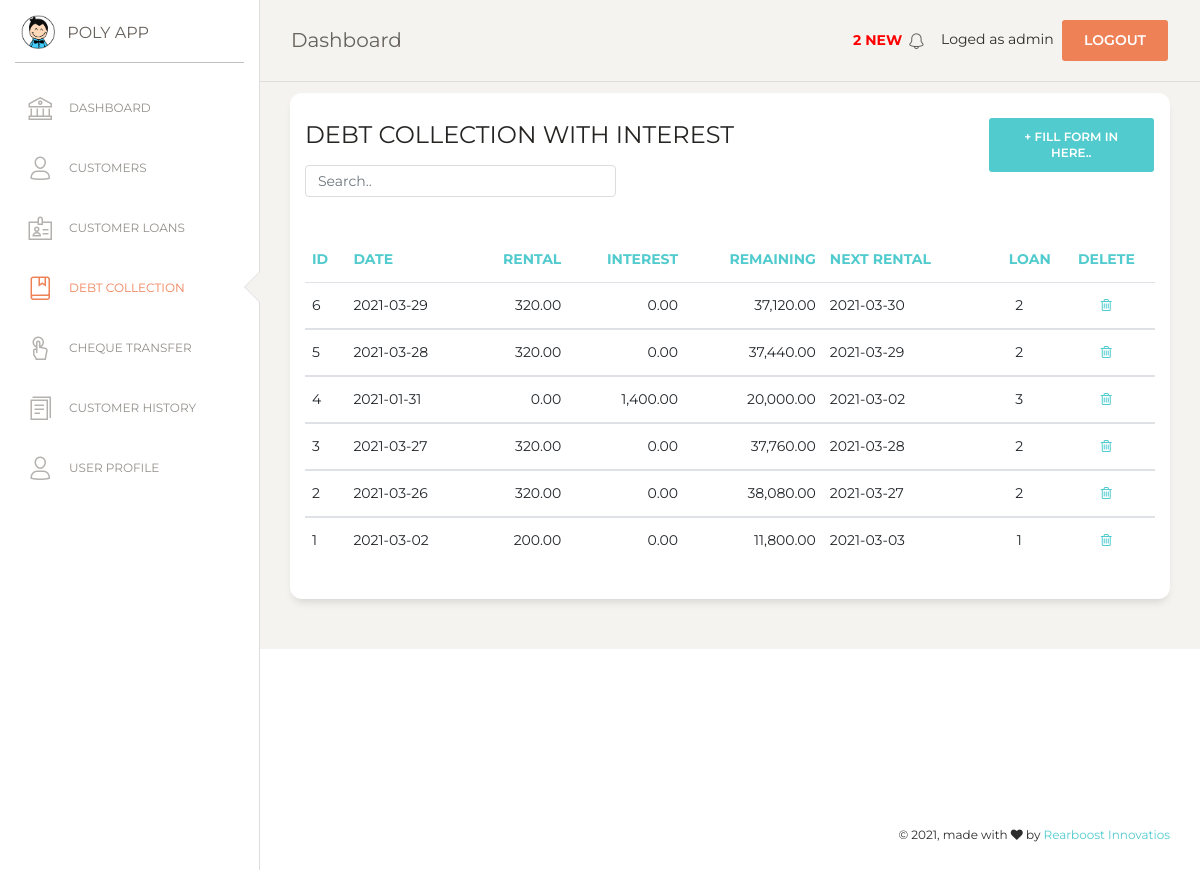
The page /debt_collection.php (signed in) on the database as committed earlier.
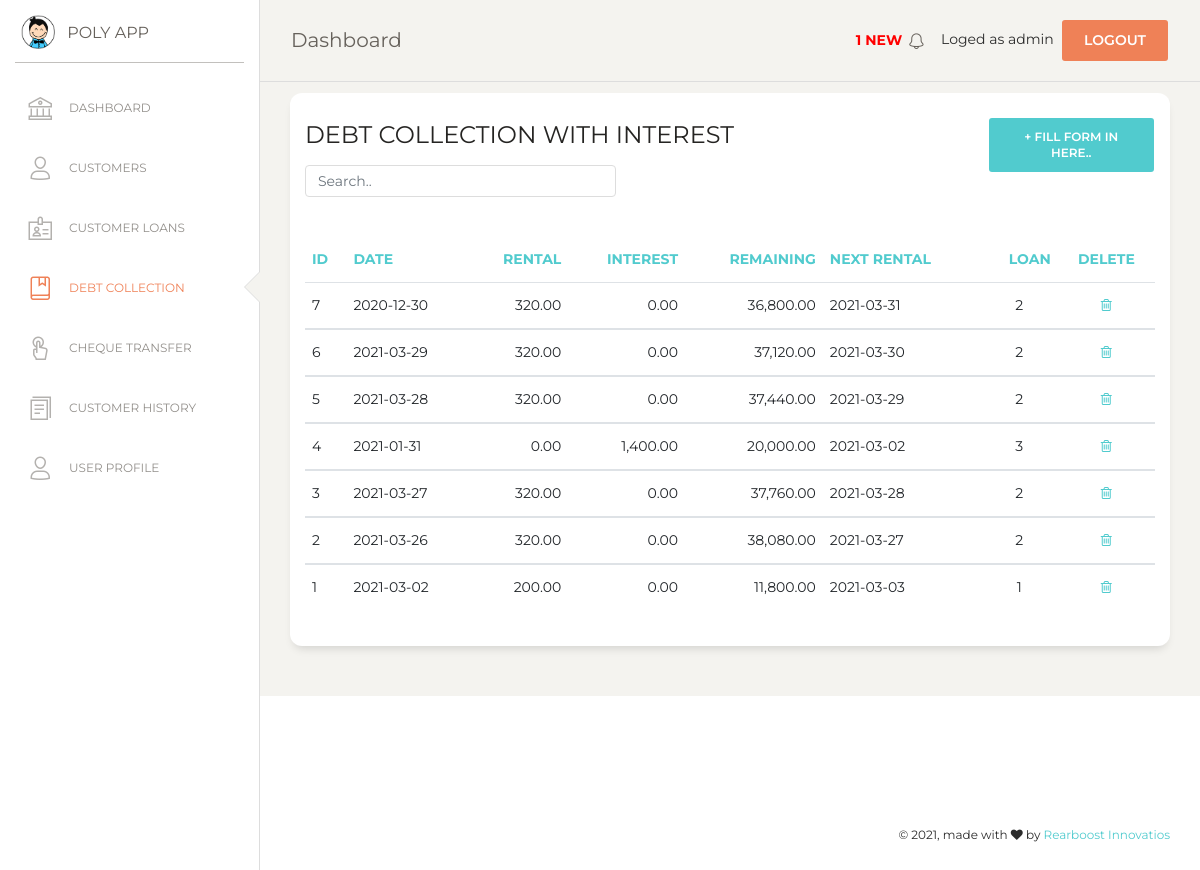
The same page on the database as committed later.
### tables this page shows
CREATE TABLE `loan_installement` (
  `id` int(7) NOT NULL,
  `li_date` date NOT NULL,
  `installement_amt` double(10,2) NOT NULL,
  `interest_amt` double(10,2) NOT NULL,
  `remaining_amt` double(10,2) NOT NULL,
  `loan_no` int(7) NOT NULL,
  `next_idate` varchar(30) NOT NULL,
  `new_loan` double(10,2) NOT NULL
);

### msg_show.php (called while the page is built, shortened)
<?php
$con = mysqli_connect(DB_HOSTNAME,DB_USERNAME,DB_PASSWORD);
mysqli_select_db($con,DB_NAME);
$sql=mysqli_query($con,"SELECT * FROM cheque WHERE (valid_date <= CURDATE() OR valid_date = date_add(curdate(),interval 1 day)) AND status ='NYC' ORDER BY valid_date ASC");
$numRows = mysqli_num_rows($sql);
?>

### debt_collection.php (the view, shortened to what the changed rows need)
<?php
include("msg_show.php");
if (!isset($_SESSION['loged_user'])) {
    header('location: login.php');
}else {
$con = mysqli_connect(DB_HOSTNAME,DB_USERNAME,DB_PASSWORD);
mysqli_select_db($con,DB_NAME);
?>
<!DOCTYPE html>
<html lang="en">
<?php  include('./include/head.php');   ?>
<body class="">
  <div class="wrapper ">
    <div class="main-panel">
      <?php include('include/nav.php');  ?>
      <div class="content">
      <div class="row">
          <div class="col-md-12">
            <div class="card">
              <div class="card-body">
                <div class="table-responsive">
                  <table class="table" id="myTable">
                  	<thead class="text-primary">
                  	  <th>                    ID 				  </th>
                      <th>                    Date        </th>
                      <th class="text-right"> Rental 	    </th>
                      <th class="text-right"> Interest 		</th>
                      <th class="text-right"> Remaining 	</th>
                      <th>                    NEXT Rental </th>
                      <th class="text-right"> Loan   			</th>
                      <th class="text-center">Delete 			</th>
                    </thead>
                    <tbody>
                      <?php
                      $sql="SELECT * FROM loan_installement ORDER BY id DESC";
                      $result = mysqli_query($con,$sql);
                      $numRows = mysqli_num_rows($result);
                      if($numRows > 0) {
                        while($row = mysqli_fetch_assoc($result)) {
                        	?>
                            <tr>
                            <td>
                              <?php echo $row['id']  ?>
                            </td>
                            <td>
                              <?php echo $row['li_date']  ?>
                            </td>
                            <td class="text-right">
                              <?php echo number_format($row['installement_amt'],2,'.',',')  ?>
                            </td>
                            <td class="text-right">
                              <?php echo number_format($row['interest_amt'],2,'.',',') ?>
                            </td>
                            <td class="text-right">
                              <?php echo number_format($row['remaining_amt'],2,'.',',') ?>
                            </td>
                            <td><?php echo $row['next_idate']  ?> </td>
                            <td class="text-center">
                              <?php echo $row['loan_no']  ?>
                            </td>
                          	<td class="text-center">
                            	<a href="#" onclick="confirmation('event','<?php echo $row['id']; ?>')" name="delete">
                            	<i class="fa fa-trash-o" aria-hidden="true"></i></a>
                          	</td>
                           </tr>
                           </tbody>
                     <?php
                        }
                      }
                     ?>
                  </table>
                </div>
              </div>
              </div>
              </div>
            </div>
          </div>
          </div>
        </div>
</body>
</html>
<?php
}
?>

### include/nav.php (shortened to what the changed rows need)
<nav class="navbar navbar-expand-lg navbar-absolute fixed-top navbar-transparent">
    <div class="container-fluid">
        <div class="collapse navbar-collapse justify-content-end" id="navigation">
        <ul class="navbar-nav">
            <li class="nav-item">
            <a class="nav-link" href="notification">
                <p style='color:red;'><b>
                <?php
                if($numRows>0){
                    echo " " . $numRows . " NEW ";
                }
                ?>
                </b></p>
            </a>
            </li>
        </ul>
        </div>
    </div>
</nav>

Rows that differ between the two databases and show on the page:
added loan_installement: id "7", li_date "2020-12-30", installement_amt "320.00", interest_amt "0.00", remaining_amt "36,800.00", next_idate "2021-03-31", loan_no "2"
Other text that changed with them:
$numRows: "2" → "1"
